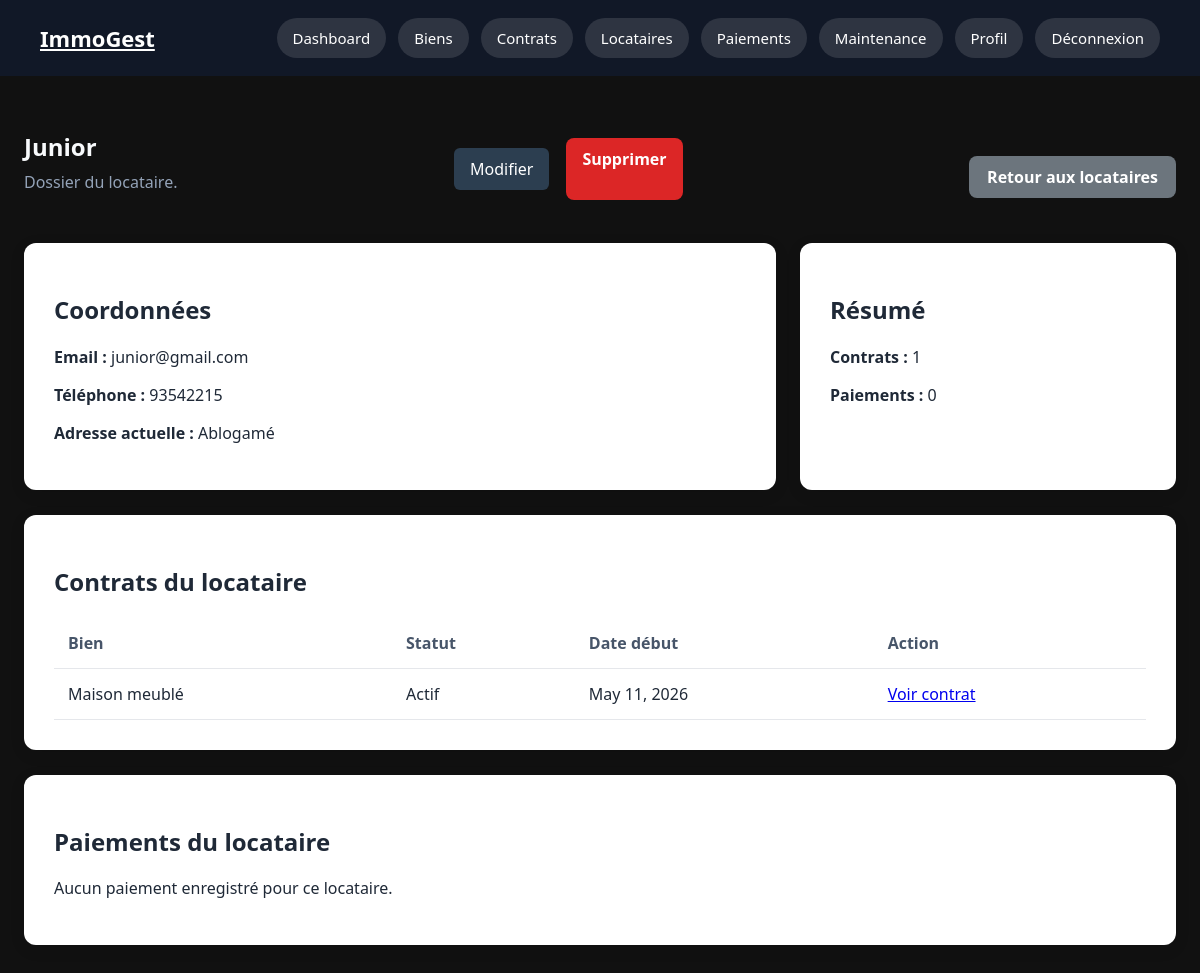
Before: /properties/locataires/5/ (signed in) with the older database file.
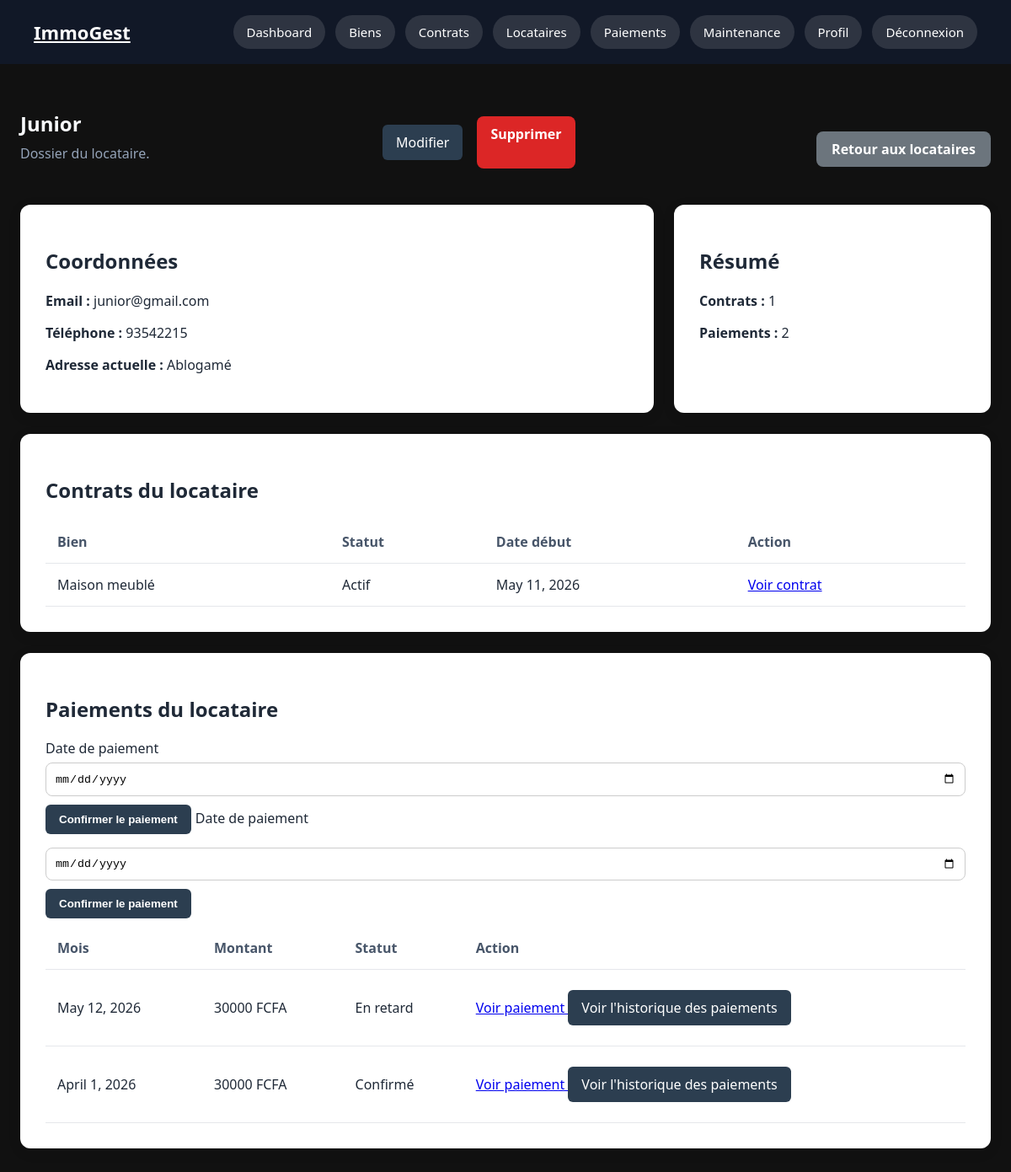
After: the same page with the newer database file.
### properties/models.py (models this page shows, shortened)
class ContratBail(models.Model):
    ACTIF = 'actif'
    RESILIE = 'resilie'
    EXPIRE = 'expire'
    STATUT_CHOICES = [
        (ACTIF, 'Actif'),
        (RESILIE, 'Résilié'),
        (EXPIRE, 'Expiré'),
    ]
    bien = models.ForeignKey(
        Bien,
        on_delete=models.CASCADE,
        related_name='contrats'
    )
    locataire = models.ForeignKey(
        ProfilLocataire,
        on_delete=models.CASCADE,
        related_name='contrats'
    )
    date_debut = models.DateField()
    date_fin = models.DateField(
        blank=True,
        null=True
    )
    montant_loyer = models.DecimalField(
        max_digits=10,
        decimal_places=0
    )
    montant_caution = models.DecimalField(
        max_digits=10,
        decimal_places=0
    )
    document = models.FileField(
        upload_to='contrats/',
        blank=True,
        null=True
    )
    statut = models.CharField(
        max_length=20,
        choices=STATUT_CHOICES,
        default=ACTIF
    )
    notes = models.TextField(
        blank=True
    )
    is_archived = models.BooleanField(
    default=False
    )
    created_at = models.DateTimeField(
        auto_now_add=True
    )
    updated_at = models.DateTimeField(
        auto_now=True
    )
    class Meta:
        verbose_name = 'Contrat de bail'
        verbose_name_plural = 'Contrats de bail'
        ordering = ['-created_at']

class Bien(models.Model):
    APPARTEMENT = 'appartement'
    VILLA = 'villa'
    STUDIO = 'studio'
    MAISON = 'maison'
    TYPE_BIEN_CHOICES = [
        (APPARTEMENT, 'Appartement'),
        (VILLA, 'Villa'),
        (STUDIO, 'Studio'),
        (MAISON, 'Maison'),
    ]
    LIBRE = 'libre'
    LOUE = 'loue'
    EN_TRAVAUX = 'en_travaux'
    STATUT_CHOICES = [
        (LIBRE, 'Libre'),
        (LOUE, 'Loué'),
        (EN_TRAVAUX, 'En travaux'),
    ]
    proprietaire = models.ForeignKey(
        ProfilProprietaire,
        on_delete=models.CASCADE,
        related_name='biens'
    )
    titre = models.CharField(
        max_length=200
    )
    type_bien = models.CharField(
        max_length=30,
        choices=TYPE_BIEN_CHOICES
    )
    adresse = models.CharField(
        max_length=255
    )
    ville = models.CharField(
        max_length=100,
        default='Lomé'
    )
    superficie = models.PositiveIntegerField(
        help_text='Superficie en m²'
    )
    loyer_mensuel = models.DecimalField(
        max_digits=10,
        decimal_places=0
    )
    caution = models.DecimalField(
        max_digits=10,
        decimal_places=0
    )
    description = models.TextField(
        blank=True
    )
    image = models.ImageField(
        upload_to='biens/',
        blank=True,
        null=True
    )
    statut = models.CharField(
        max_length=20,
        choices=STATUT_CHOICES,
        default=LIBRE
    )
    is_archived = models.BooleanField(
        default=False
    )
    created_at = models.DateTimeField(
        auto_now_add=True
    )
    updated_at = models.DateTimeField(
        auto_now=True
    )
    class Meta:
        verbose_name = 'Bien immobilier'
        verbose_name_plural = 'Biens immobiliers'
        ordering = ['-created_at']

### payments/models.py (models this page shows, shortened)
class Paiement(models.Model):
    EN_ATTENTE = 'en_attente'
    CONFIRME = 'confirme'
    EN_RETARD = 'en_retard'
    STATUT_CHOICES = [
        (EN_ATTENTE, 'En attente'),
        (CONFIRME, 'Confirmé'),
        (EN_RETARD, 'En retard'),
    ]
    ESPECES = 'especes'
    MOBILE_MONEY = 'mobile_money'
    VIREMENT = 'virement'
    CHEQUE = 'cheque'
    MODE_CHOICES = [
        (ESPECES, 'Espèces'),
        (MOBILE_MONEY, 'Mobile Money'),
        (VIREMENT, 'Virement bancaire'),
        (CHEQUE, 'Chèque'),
    ]
    contrat = models.ForeignKey(
        ContratBail,
        on_delete=models.CASCADE,
        related_name='paiements'
    )
    mois_concerne = models.DateField(
        verbose_name='Mois concerné'
    )
    montant = models.DecimalField(
        max_digits=10,
        decimal_places=0,
        verbose_name='Montant'
    )
    date_paiement = models.DateField(
        verbose_name='Date de paiement'
    )
    mode_paiement = models.CharField(
        max_length=30,
        choices=MODE_CHOICES,
        verbose_name='Mode de paiement'
    )
    statut = models.CharField(
        max_length=20,
        choices=STATUT_CHOICES,
        default=EN_ATTENTE,
        verbose_name='Statut'
    )
    note = models.TextField(
        blank=True,
        verbose_name='Note'
    )
    created_at = models.DateTimeField(
        auto_now_add=True
    )
    updated_at = models.DateTimeField(
        auto_now=True
    )
    class Meta:
        verbose_name = 'Paiement'
        verbose_name_plural = 'Paiements'
        ordering = ['-mois_concerne']

### properties/views.py (the view)
# urls.py: path('locataires/<int:pk>/', views.detail_locataire, name='detail_locataire'),
@login_required
@proprietaire_required
def detail_locataire(request, pk):
    proprietaire = request.user.profil_proprietaire
    locataire = get_object_or_404(
        ProfilLocataire,
        pk=pk,
        proprietaire=proprietaire
    )
    contrats = ContratBail.objects.filter(
        locataire=locataire,
        bien__proprietaire=proprietaire
    )
    paiements = Paiement.objects.filter(
        contrat__locataire=locataire,
        contrat__bien__proprietaire=proprietaire
    )
    return render(request, 'properties/detail_locataire.html', {
        'locataire': locataire,
        'contrats': contrats,
        'paiements': paiements
    })

### templates/properties/detail_locataire.html (shortened to what this page needs)
{% extends "base.html" %}
{% block content %}
<section class="page-header">
    <div>
        <h1>{{ locataire.user.username }}</h1>
        <p>Dossier du locataire.</p>
    </div>
    <div class="actions-row">
    <a href="{% url 'properties:modifier_locataire' locataire.pk %}" class="action-btn">
        Modifier
    </a>
    <a href="{% url 'properties:supprimer_locataire' locataire.pk %}" class="danger-btn">
        Supprimer
    </a>
</div>
    <a href="{% url 'properties:liste_locataires' %}" class="btn-secondary">
        Retour aux locataires
    </a>
</section>
<div class="detail-grid">
    <div class="card">
        <h2>Coordonnées</h2>
        <p><strong>Email :</strong> {{ locataire.user.email }}</p>
        <p><strong>Téléphone :</strong> {{ locataire.user.telephone }}</p>
        <p><strong>Adresse actuelle :</strong> {{ locataire.adresse_actuelle }}</p>
    </div>
    <div class="card">
        <h2>Résumé</h2>
        <p><strong>Contrats :</strong> {{ contrats.count }}</p>
        <p><strong>Paiements :</strong> {{ paiements.count }}</p>
    </div>
</div>
<div class="card">
    <h2>Contrats du locataire</h2>
    {% if contrats %}
    <table>
        <thead>
            <tr>
                <th>Bien</th>
                <th>Statut</th>
                <th>Date début</th>
                <th>Action</th>
            </tr>
        </thead>
        <tbody>
            {% for contrat in contrats %}
            <tr>
                <td>{{ contrat.bien.titre }}</td>
                <td>{{ contrat.get_statut_display }}</td>
                <td>{{ contrat.date_debut }}</td>
                <td>
                    <a href="{% url 'properties:detail_contrat' contrat.pk %}">
                        Voir contrat
                    </a>
                </td>
            </tr>
            {% endfor %}
        </tbody>
    </table>
    {% else %}
        <p>Aucun contrat pour ce locataire.</p>
    {% endif %}
</div>
<div class="card" style="margin-top: 25px;">
    <h2>Paiements du locataire</h2>
    {% if paiements %}
    <table>
        <thead>
            <tr>
                <th>Mois</th>
                <th>Montant</th>
                <th>Statut</th>
                <th>Action</th>
            </tr>
        </thead>
        <tbody>
            {% for paiement in paiements %}
            <tr>
                <td>{{ paiement.mois_concerne }}</td>
                <td>{{ paiement.montant }} FCFA</td>
                <td>{{ paiement.get_statut_display }}</td>
                    <label>Date de paiement</label>
                    <input type="date" name="date_paiement" required>
                    <button type="submit" class="action-btn">
                        Confirmer le paiement
                    </button>
                <td>
                    <a href="{% url 'payments:detail_paiement' paiement.pk %}">
                        Voir paiement
                    </a>
                    <a href="{% url 'payments:paiements_locataire' locataire.pk %}" class="action-btn">
                        Voir l'historique des paiements
                    </a>
                </td>
            </tr>
            {% endfor %}
        </tbody>
    </table>
    {% else %}
        <p>Aucun paiement enregistré pour ce locataire.</p>
    {% endif %}
</div>
{% endblock %}

Changed rows visible on the page:
added Paiement: mois_concerne "May 12, 2026", montant "30000", statut "En retard"
added Paiement: mois_concerne "April 1, 2026", montant "30000", statut "Confirmé"
Other visible differences:
{{ paiements.count }}: "0" → "2"
text no longer shown: "Aucun paiement enregistré pour ce locataire."
text now shown: "Mois Montant Statut Action"
